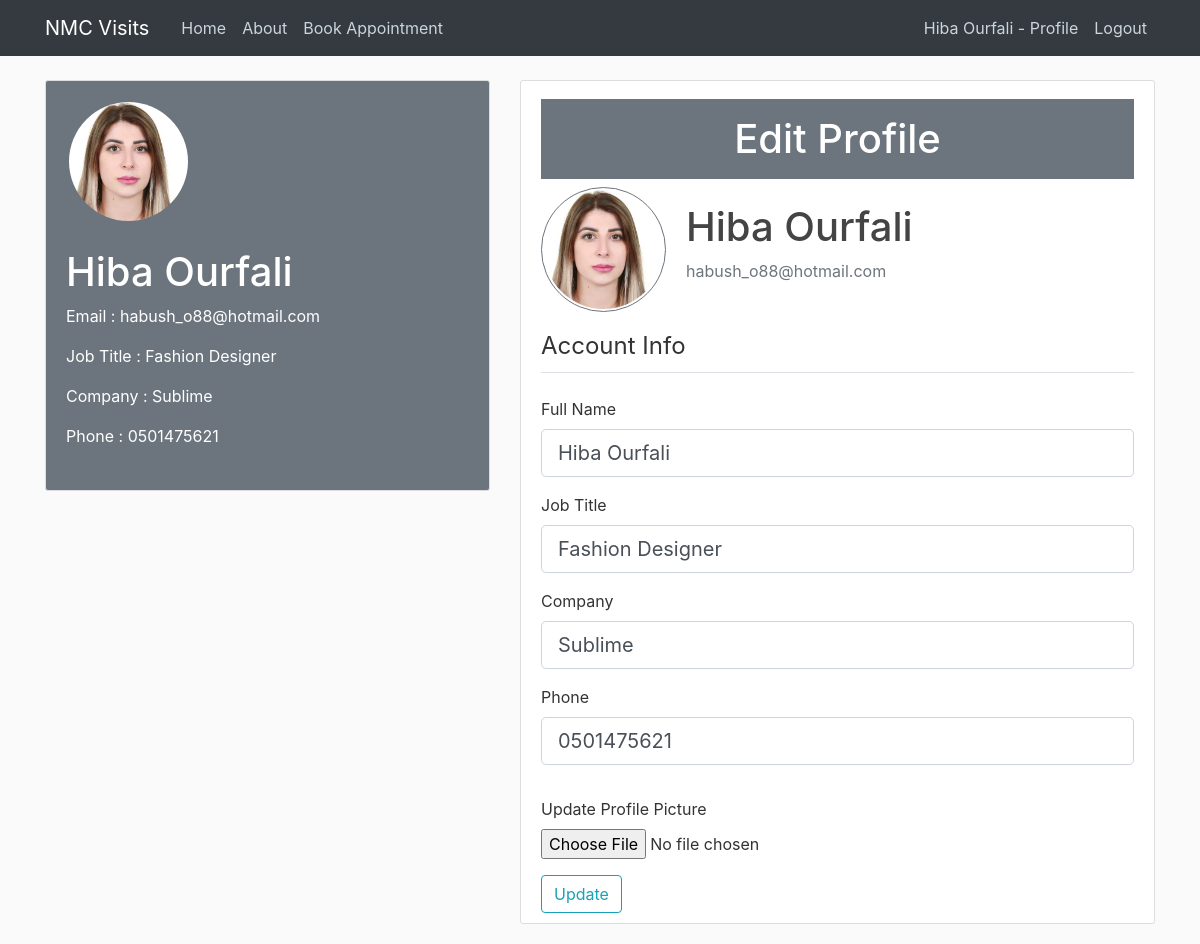
The page /profile (signed in) on the database its author committed.
### nmcvisits/models.py (models this page shows, shortened)
class User(db.Model, UserMixin):
    id = db.Column(db.Integer, primary_key=True)
    username = db.Column(db.String(100), nullable=False)
    email = db.Column(db.String(100), unique=True, nullable=False)
    password = db.Column(db.String(), nullable=False)
    company = db.Column(db.String())
    jobTitle = db.Column(db.String())
    phone = db.Column(db.String())
    imageFile = db.Column(db.String(20), nullable=False, default='default.jpg')
    role = db.Column(db.String(20), nullable=False, default="Visitor")
    notes = db.Column(db.String(300))
    appointments = db.relationship('Appointment', backref='visitor', lazy=True)

### nmcvisits/routes.py (the view)
@app.route("/profile", methods=["GET", "POST"])
@login_required
def profile():
    form = UpdateProfileForm()
    if form.validate_on_submit():
        if form.picture.data:
            pictureFile = savePicture(form.picture.data)
            if current_user.imageFile != "default.jpg":
                oldPicturePath = os.path.join(app.root_path, "static/Profile_Photos", current_user.imageFile)
                os.remove(oldPicturePath)
            current_user.imageFile = pictureFile
        current_user.username = form.username.data.strip().title()
        current_user.jobTitle = form.jobTitle.data.strip().title()
        current_user.company = form.company.data.strip().title()
        current_user.phone = form.phone.data.strip()
        db.session.commit()
        flash("your profile has been updated", "success")
        return redirect(url_for("profile"))
    elif request.method == "GET":
        form.username.data = current_user.username
        form.jobTitle.data = current_user.jobTitle
        form.company.data = current_user.company
        form.phone.data = current_user.phone
    imageFile = url_for("static", filename="profile_photos/" + current_user.imageFile)
    return render_template("profile.html", title = "Profile", sidebar = 7, imageFile=imageFile, form=form)

### nmcvisits/forms.py
class UpdateProfileForm(FlaskForm):
    username = StringField("Full Name", validators=[DataRequired(), Length(min=2, max=100)])
    jobTitle = StringField("Job Title", validators=[DataRequired(), Length(min=2, max=100)])
    company = StringField("Company", validators=[DataRequired(), Length(min=2, max=100)])
    phone = StringField("Phone", validators=[DataRequired(), Length(min=8, max=100)])
    picture = FileField("Update Profile Picture", validators=[FileAllowed(["jpg","png","bmp","jpeg","svg"])])
    submit = SubmitField('Update')

### nmcvisits/models.py (called while the page is built)
@login_manager.user_loader
def load_user(user_id):
    return User.query.get(int(user_id))

### nmcvisits/templates/profile.html (shortened to what this page needs)
{% extends "layout.html" %}
{% block body %}
<div class="content-section bg-secondary text-white">
    <div class="media pt-2">
        <img class="rounded-circle border border-secondary account-img", src="{{imageFile}}" alt="User Photo">
    </div>
    <div class="media pt-2">
        <div class="media-body">
            <h2 class="account-heading text-white">{{current_user.username}}</h2>
        </div>
    </div>
    <div>
        <fieldset class="form-group">
            <div class="form-group">
                Email :
                {{current_user.email}}
            </div>
            <div class="form-group">
                Job Title :
                {{current_user.jobTitle}}
            </div>
            <div class="form-group">
                Company :
                {{current_user.company}}
            </div>
            <div class="form-group">
                Phone :
                {{current_user.phone}}
            </div>
        </fieldset>
    </div>
</div>
{% endblock %}
{% block side %}
<div>
    <div class="media pt-2">
        <div class="media-body bg-secondary">
            <h2 class="account-heading pt-3 text-center text-white mb-3">Edit Profile</h2>
        </div>
        </div>
    <div class="media pt-2">
        <img class="rounded-circle border border-secondary account-img", src="{{imageFile}}" alt="User Photo">
        <div class="media-body">
            <h2 class="account-heading pt-3">{{current_user.username}}</h2>
            <p class="text-secondary">{{current_user.email}}</p>
        </div>
    </div>
    <form action="" method="POST" enctype="multipart/form-data">
        <fieldset class="form-group">
            <legend class="border-bottom mb-4 pb-2">Account Info</legend>
                <div class="form-group">
                    {{ form.username.label(class="form-control-label") }}
                    {% if form.username.errors %}
                        {{ form.username(class="form-control form-control-lg is-invalid") }}
                        <div class="invalid-feedback">
                            {% for error in form.username.errors %}
                                <span>{{ error }}</span>
                            {% endfor %}
                        </div>
                    {% else %}
                        {{ form.username(class="form-control form-control-lg")  }}
                    {% endif %}
                </div>
                <div class="form-group">
                    {{ form.jobTitle.label(class="form-control-label") }}
                    {% if form.jobTitle.errors %}
                        {{ form.jobTitle(class="form-control form-control-lg is-invalid") }}
                        <div class="invalid-feedback">
                            {% for error in form.jobTitle.errors %}
                                <span>{{ error }}</span>
                            {% endfor %}
                        </div>
                    {% else %}
                        {{ form.jobTitle(class="form-control form-control-lg") }}
                    {% endif %}
                </div>
                <div class="form-group">
                    {{ form.company.label(class="form-control-label") }}
                    {% if form.company.errors %}
                        {{ form.company(class="form-control form-control-lg is-invalid") }}
                        <div class="invalid-feedback">
                            {% for error in form.company.errors %}
                                <span>{{ error }}</span>
                            {% endfor %}
                        </div>
                    {% else %}
                        {{ form.company(class="form-control form-control-lg") }}
                    {% endif %}
                </div>
                <div class="form-group">
                    {{ form.phone.label(class="form-control-label") }}
                    {% if form.phone.errors %}
                        {{ form.phone(class="form-control form-control-lg is-invalid") }}
                        <div class="invalid-feedback">
                            {% for error in form.phone.errors %}
                                <span>{{ error }}</span>
                            {% endfor %}
                        </div>
                    {% else %}
                        {{ form.phone(class="form-control form-control-lg") }}
                    {% endif %}
                </div>
            </div>
            <div class="form-group">
                {{ form.picture.label() }}
                {{ form.picture(class="form-control-file") }}
            </div>
        <div>
            {{ form.submit(class="btn btn-outline-info") }}
        </div>
{% endblock %}

### nmcvisits/templates/layout.html (shortened to what this page needs)
<!DOCTYPE html>
<html>
<head>
    <link rel="stylesheet" href="https://maxcdn.bootstrapcdn.com/bootstrap/4.0.0/css/bootstrap.min.css">
    <link rel="stylesheet" type="text/css" href="{{ url_for('static', filename='styles.css') }}">
</head>
<body>
    <header class="site-header">
      <nav class="navbar navbar-expand-md navbar-dark bg-dark fixed-top">
        <div class="container">
          <a class="navbar-brand mr-4" href="/">NMC Visits</a>
          <div class="collapse navbar-collapse" id="navbarToggle">
            <div class="navbar-nav mr-auto">
              {% if current_user.role != "Admin" %}
              <a class="nav-item nav-link" href="{{ url_for('home') }}">Home</a>
              <a class="nav-item nav-link" href="{{ url_for('about') }}">About</a>
              <a class="nav-item nav-link" href="{{ url_for('createAppointment') }}">Book Appointment</a>
              {% endif %}
            </div>
            <div class="navbar-nav">
              {% if current_user.is_authenticated %}
              <a class="nav-item nav-link" href="{{ url_for('profile') }}">{{current_user.username}} - Profile</a>
              <a class="nav-item nav-link" href="{{ url_for('logout') }}">Logout</a>
              {% else %}
              <a class="nav-item nav-link" href="{{ url_for('login') }}">Login</a>
              <a class="nav-item nav-link" href="{{ url_for('register') }}">Register</a>
              {% endif %}
            </div>
          </div>
        </div>
      </nav>
    </header>
    <main role="main" class="container">
      <div class="row">
        {% if sidebar %}
        <div class="col-md-{{12-sidebar}}">
        {% else %}
        <div class="col-md-12">
        {% endif %}
          {% block body %}
          {% endblock %}
        </div>
        {% if sidebar %}
        <div class="col-md-{{sidebar}}">
          <div class="content-section">
            {% block side %}
            {% endblock %}
          </div>
        </div>
        {% endif %}
      </div>
    </main>
</body>
</html>

### nmcvisits/static/styles.css (style rules this page uses)
body { background: #fafafa; color: #333333; margin-top: 5rem; }
h1, h2, h3, h4, h5, h6 { color: #444444; }
.site-header .navbar-nav .nav-link { color: #cbd5db; }
.content-section { background: #ffffff; padding: 10px 20px; border: 1px solid #dddddd; border-radius: 3px; margin-bottom: 20px; }
.account-img { height: 125px; width: 125px; padding: 2px; margin-right: 20px; margin-bottom: 16px; }
.account-heading { font-size: 2.5rem; }

### rows shown on the page
User: username "Hiba Ourfali", email "habush_o88@hotmail.com", jobTitle "Fashion Designer", company "Sublime", phone "0501475621"
